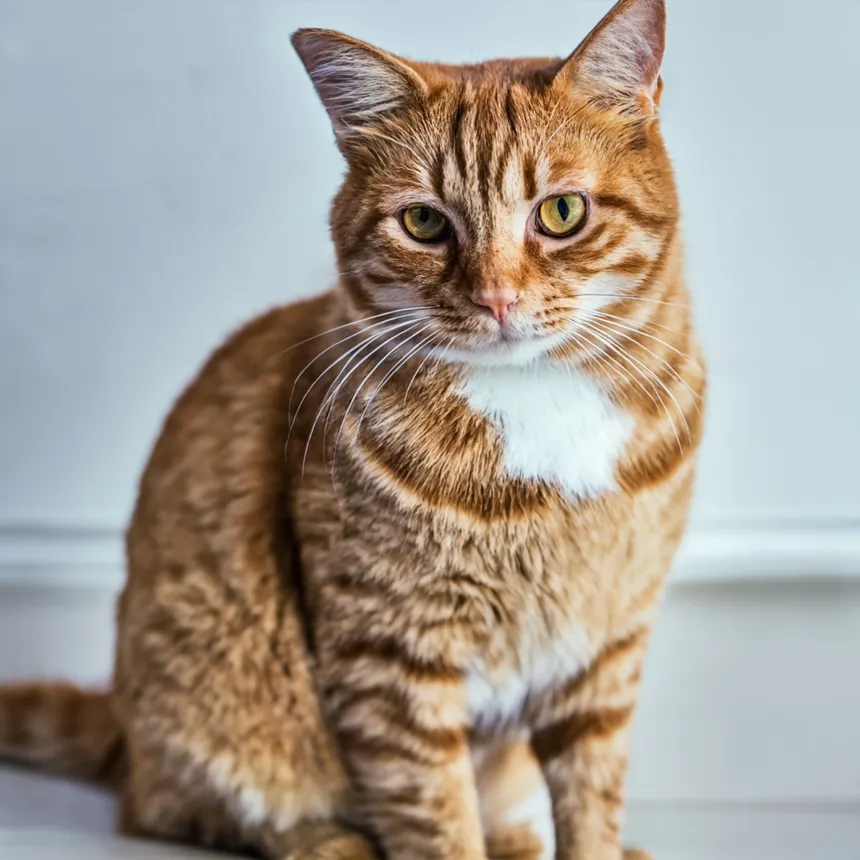
#> input picture Photos/cat.png, 860 x 860 px
$ python color_channels.py
#> lines starting #> are read from the running program, lines starting #| are printed output that depends on the picture
import cv2 as cv
import numpy as np

img = cv.imread('Photos/cat.png')
#> img is the input picture: shape (860, 860, 3); mean B, G, R 148.3, 157.4, 165.1

#split the image into its color channels
b, g, r = cv.split(img)
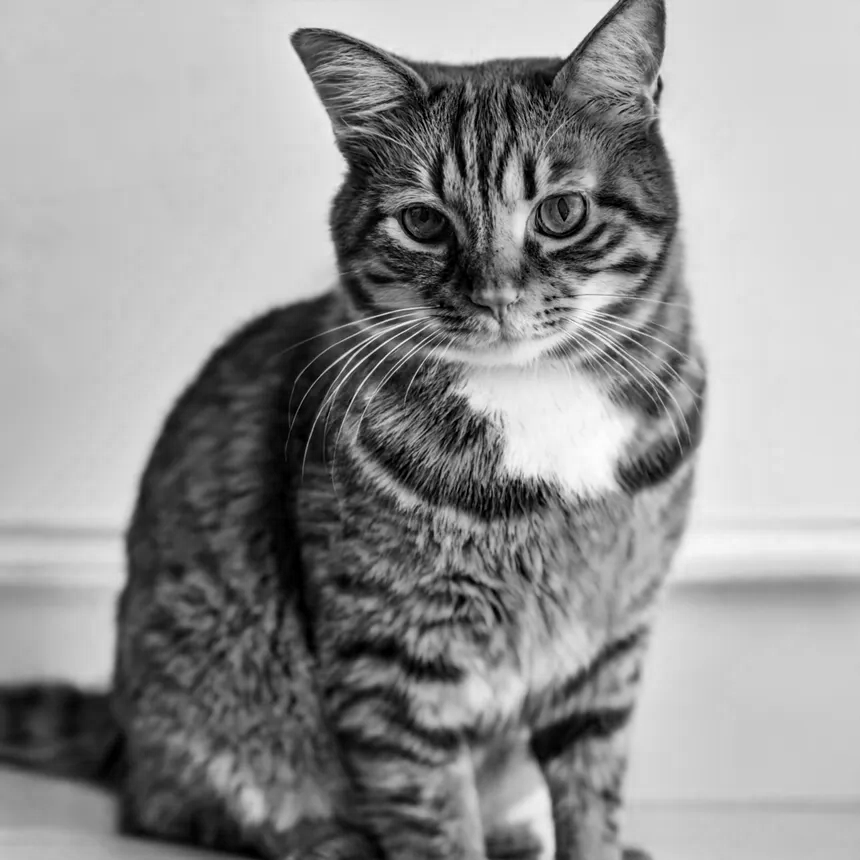
#> b: shape (860, 860); min 0, max 253, mean 148.3
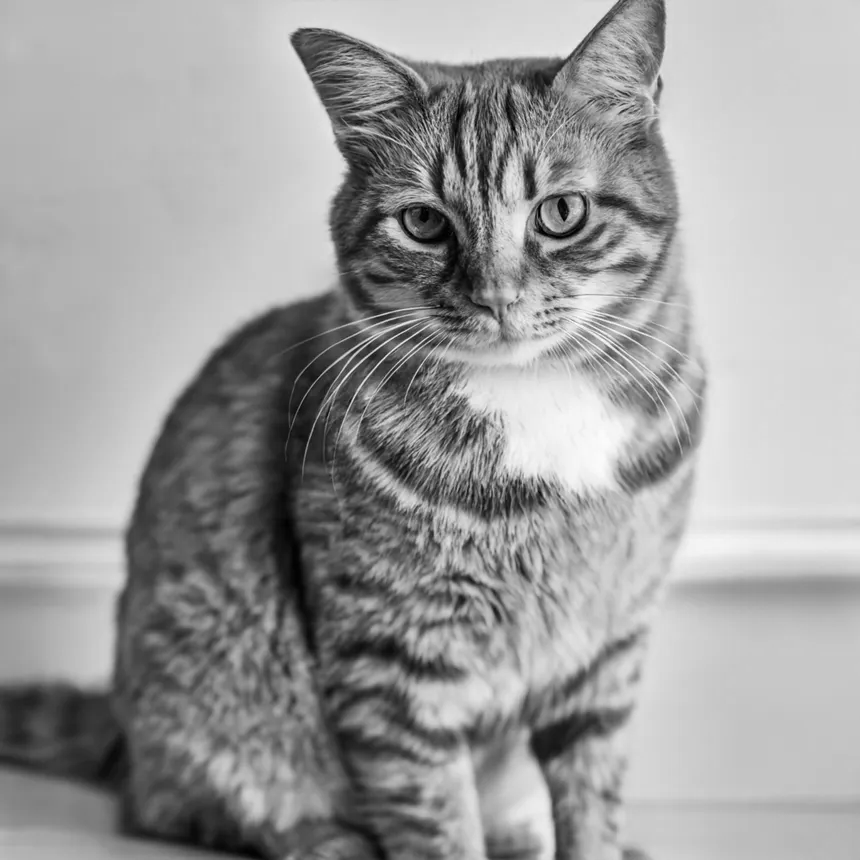
#> g: shape (860, 860); min 0, max 253, mean 157.4
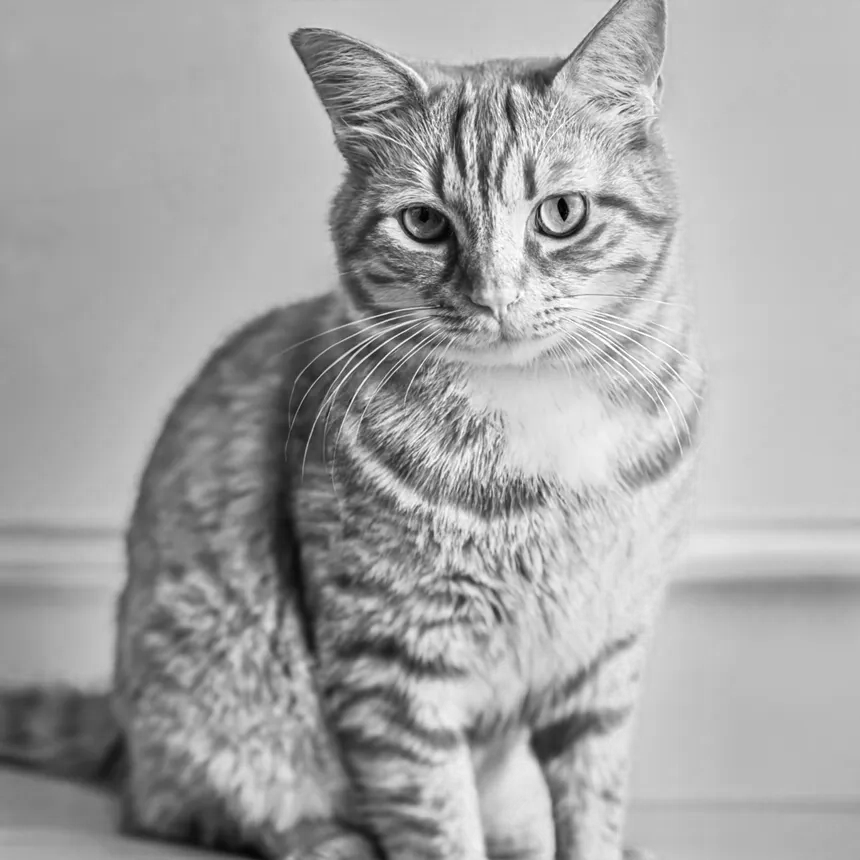
#> r: shape (860, 860); min 0, max 255, mean 165.1
cv.imshow('Blue Channel', b) #blue channel
cv.imshow('Green Channel', g) #green channel
cv.imshow('Red Channel', r) #red channel

print(img.shape) #(height, width, color channels)
#| (860, 860, 3)
print(b.shape) #(height, width)
#| (860, 860)
print(g.shape) #(height, width)
#| (860, 860)
print(r.shape) #(height, width)
#| (860, 860)

#distribution of pixel densities
#lighter means more pixels of that color
#darker means fewer pixels of that color


merged = cv.merge([b, g, r]) #pass a list of channels
#cv.imshow('Merged Image', merged)

blank = np.zeros(img.shape[0:2], dtype=np.uint8)
#why do we use [0:2]? Because we want to create a blank image with the same height and width as the original image, but with only one channel (grayscale).
# cv.imshow('Blank Image', blank)

blue_img = cv.merge([b, blank, blank]) #only blue channel
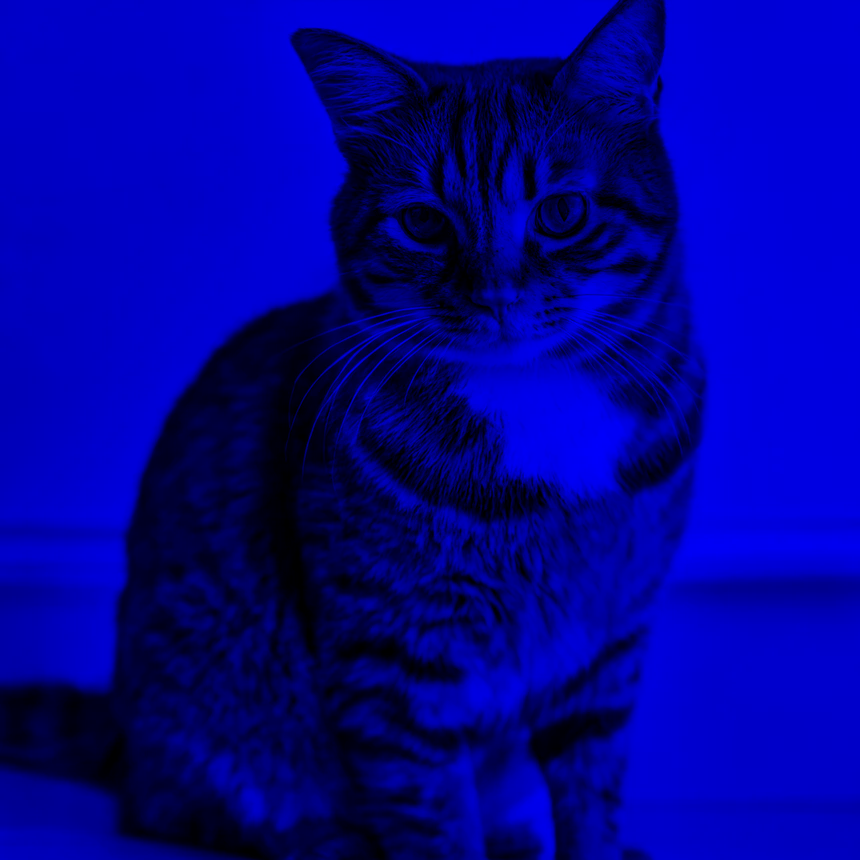
#> blue_img: shape (860, 860, 3); mean of channels 0, 1, 2 148.3, 0, 0; drawn as B, G, R
green_img = cv.merge([blank, g, blank]) #only green channel
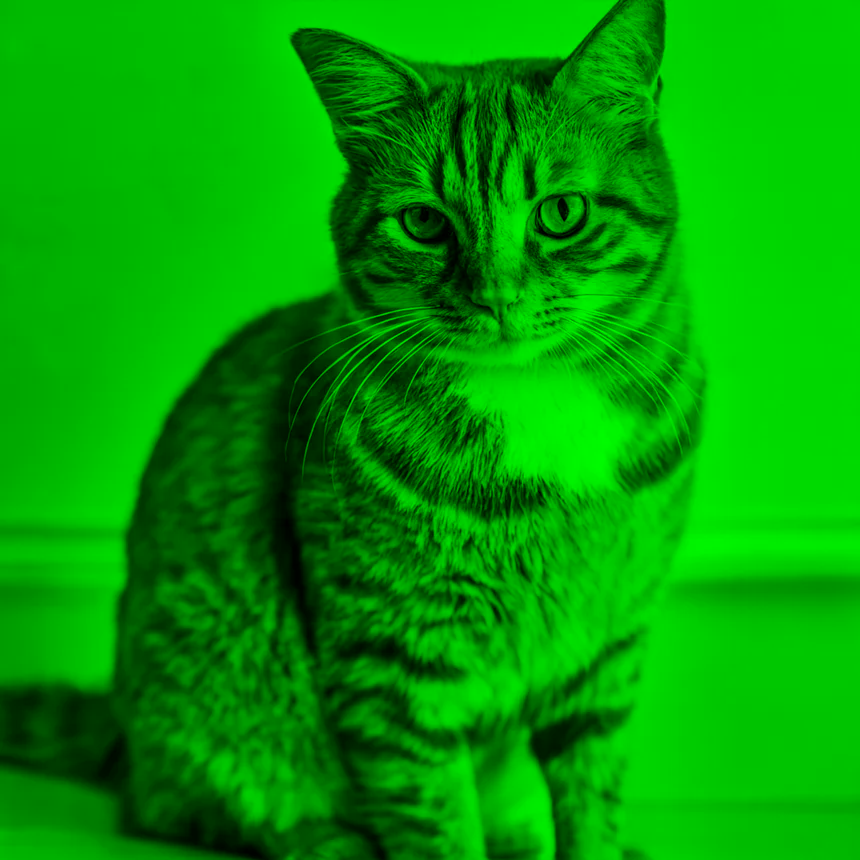
#> green_img: shape (860, 860, 3); mean of channels 0, 1, 2 0, 157.4, 0; drawn as B, G, R
red_img = cv.merge([blank, blank, r]) #only red channel
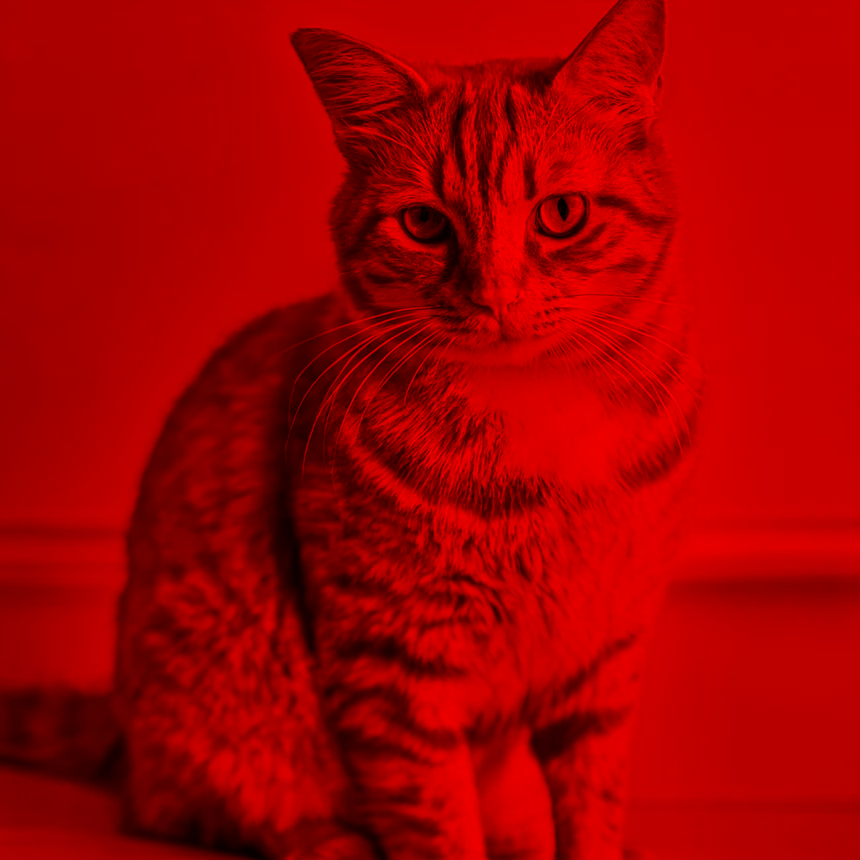
#> red_img: shape (860, 860, 3); mean of channels 0, 1, 2 0, 0, 165.1; drawn as B, G, R

cv.imshow('Blue Image', blue_img)
cv.imshow('Green Image', green_img)
cv.imshow('Red Image', red_img)

cv.waitKey(0)

$ run again, with Photos/man.png copied over Photos/cat.png
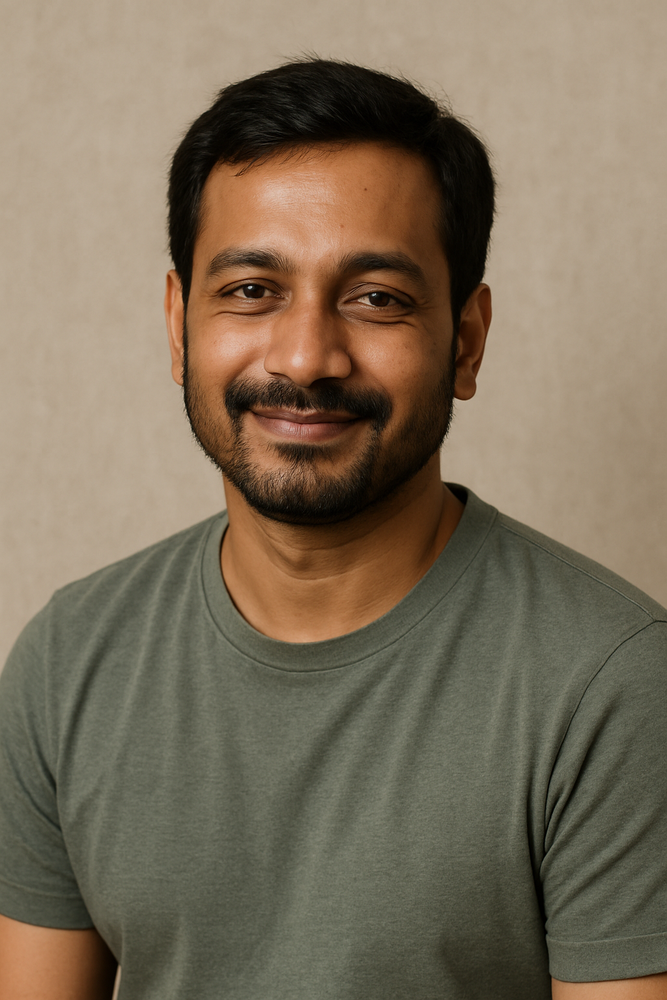
#> input picture Photos/man.png, 667 x 1000 px, shrunk from 1024 x 1536 before the run
#> img is the input picture: shape (1000, 667, 3); mean B, G, R 90.5, 110.7, 124.6
#| (1000, 667, 3)
#| (1000, 667)
#| (1000, 667)
#| (1000, 667)
#> `green_img = cv.merge([blank, g, blank])`:
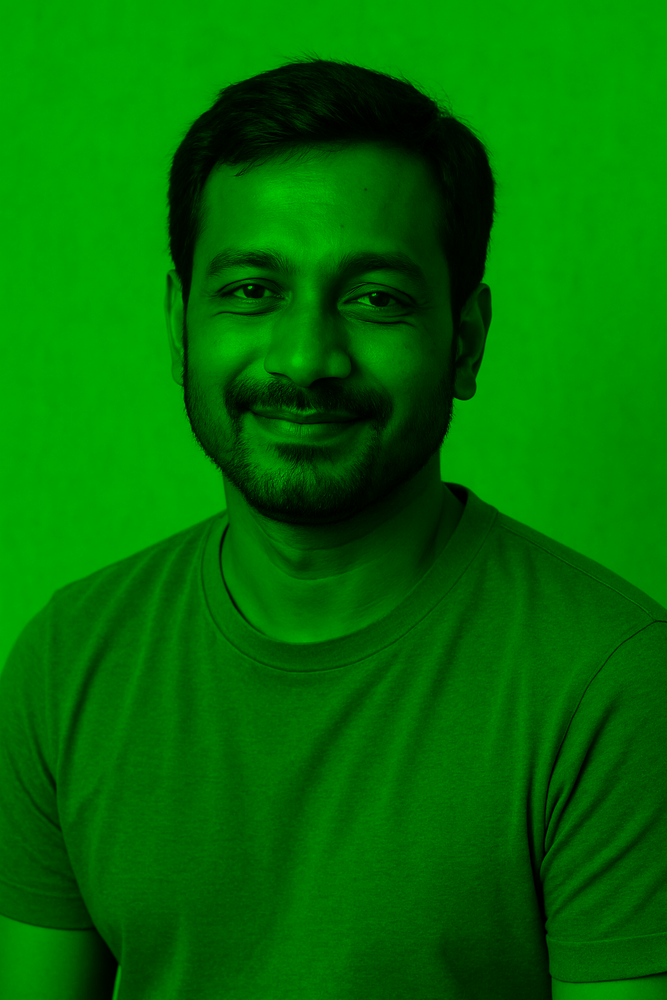
#> green_img: shape (1000, 667, 3); mean of channels 0, 1, 2 0, 110.7, 0; drawn as B, G, R
#> `red_img = cv.merge([blank, blank, r])`:
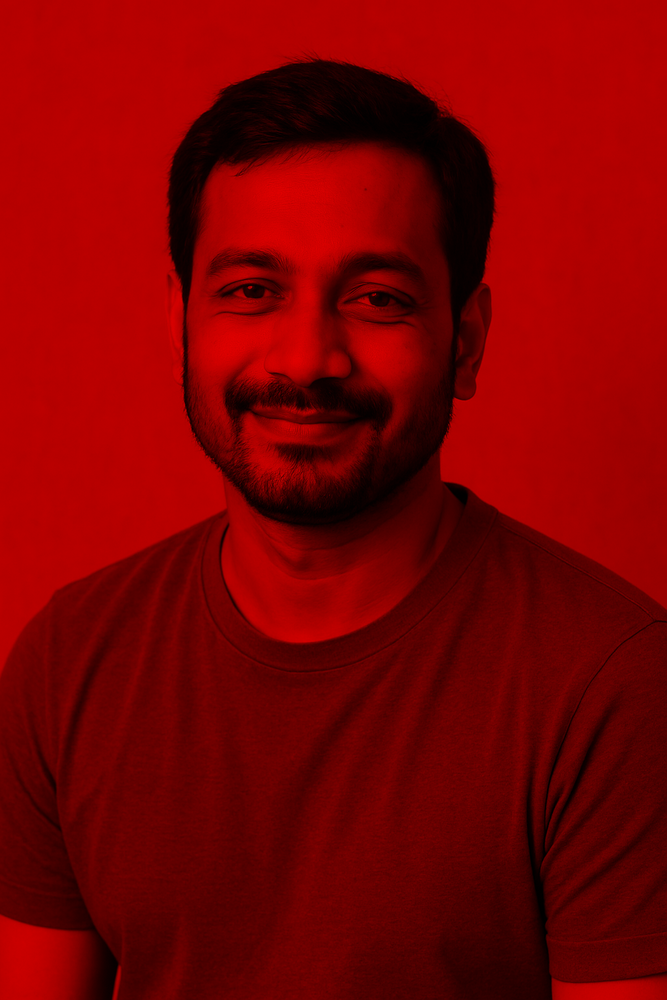
#> red_img: shape (1000, 667, 3); mean of channels 0, 1, 2 0, 0, 124.6; drawn as B, G, R
